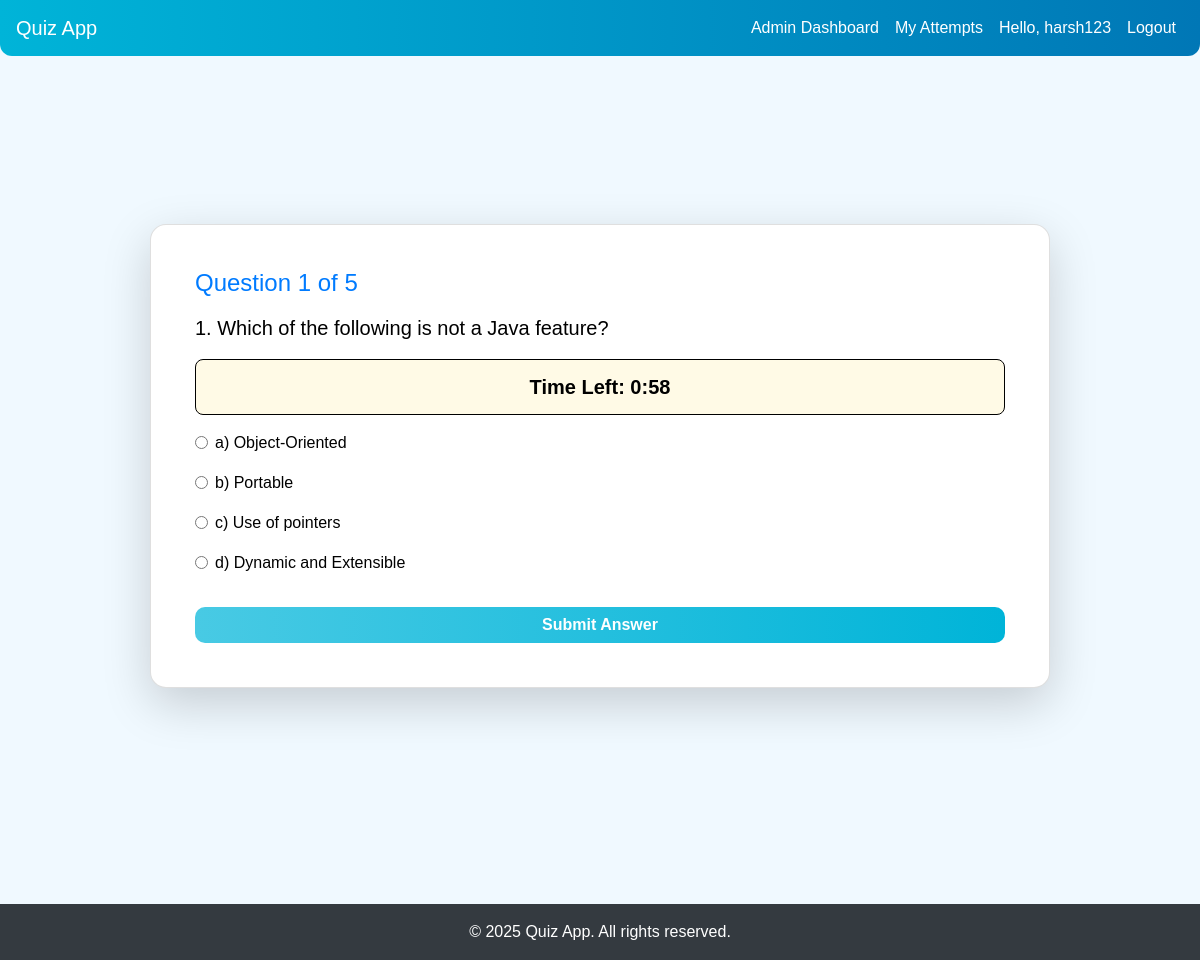
Screenshot of /quiz/attempt/ (signed in) with the database file from the repository.
### core/models.py (models this page shows, shortened)
class Question(models.Model):
    quiz = models.ForeignKey(Quiz, on_delete=models.CASCADE)
    text = models.TextField()

class Option(models.Model):
    question = models.ForeignKey(Question, on_delete=models.CASCADE, related_name='options')
    text = models.CharField(max_length=255)
    is_correct = models.BooleanField(default=False)

### core/views.py (the view, shortened to what this page needs)
# urls.py: path('quiz/attempt/', views.attempt_quiz, name='attempt_quiz'),
@login_required
def attempt_quiz(request):
    quiz_id = request.session.get('quiz_id')
    question_index = request.session.get('question_index', 0)
    quiz = get_object_or_404(Quiz, pk=quiz_id)
    questions = quiz.question_set.all()
    if question_index >= len(questions):
        return redirect('quiz_result')
    current_question = questions[question_index]
    options = current_question.options.all()
    return render(request, 'core/quiz_attempt.html', {
        'question': current_question,
        'options': options,
        'question_number': question_index + 1,
        'total_questions': len(questions),
    })

### templates/core/quiz_attempt.html (shortened to what this page needs)
{% extends 'core/base.html' %}
{% block content %}
<div class="d-flex justify-content-center align-items-center vh-100">
  <div class="card shadow-lg p-4" style="max-width: 900px; width: 100%;">
    <div class="card-body">
      <h4 class="mb-3 text-primary">Question {{ question_number }} of {{ total_questions }}</h4>
      <p class="lead">{{ question.text }}</p>
      <div class="alert alert-warning text-center fw-bold" id="timer" style="font-size: 20px;"></div>
      <form method="post" id="quiz-form">
        {% for option in options %}
          <div class="form-check mb-3">
            <input class="form-check-input" type="radio" name="option" id="option{{ option.id }}" value="{{ option.id }}">
            <label class="form-check-label" for="option{{ option.id }}">
              {{ option.text }}
            </label>
          </div>
        {% endfor %}
        <button type="submit" class="btn btn-primary w-100 mt-3">Submit Answer</button>
      </form>
    </div>
  </div>
</div>
{% endblock %}

### templates/core/base.html (shortened to what this page needs)
{% load static %}
<!DOCTYPE html>
<html lang="en">
<head>
    <link rel="stylesheet"
    href="https://stackpath.bootstrapcdn.com/bootstrap/4.5.2/css/bootstrap.min.css">
    <link rel="stylesheet" href="{% static 'core/style.css' %}">
</head>
<body>
    <nav class="navbar navbar-expand-lg">
      <a class="navbar-brand" href="{% url 'home' %}">Quiz App</a>
      <div class="collapse navbar-collapse" id="navbarNav">
          <ul class="navbar-nav ml-auto">
              {% if user.is_authenticated %}
                  {% if user.is_staff %}
                  <li class="nav-item">
                      <a class="nav-link" href="{% url 'admin_dashboard' %}">Admin Dashboard</a>
                  </li>
                  {% endif %}
                  <li class="nav-item">
                      <a class="nav-link" href="{% url 'my_attempts' %}">My Attempts</a>
                  </li>
                  <li class="nav-item">
                      <a class="nav-link">Hello, {{ user.username }}</a>
                  </li>
                  <li class="nav-item">
                      <a class="nav-link" href="{% url 'logout' %}">Logout</a>
                  </li>
              {% else %}
                  <li class="nav-item"><a class="nav-link" href="{% url 'login' %}">Login</a></li>
                  <li class="nav-item"><a class="nav-link" href="{% url 'register' %}">Register</a></li>
              {% endif %}
          </ul>
      </div>
    </nav>
    <div class="container">
        {% block content %}
        {% endblock %}
    </div>
   <footer class="bg-dark text-white text-center py-3 mt-5">
    &copy; 2025 Quiz App. All rights reserved.
   </footer>
</body>
</html>

### static/css/style.css (style rules this page uses)
body { background: #f0f9ff; font-family: "Poppins", sans-serif; color: #000; margin: 0; padding: 0; }
.navbar { background: linear-gradient(90deg, #00b4d8, #0077b6); border-radius: 0 0 12px 12px; }
.navbar a { color: #fff !important; font-weight: 500; transition: color 0.3s ease; }
.card { border-radius: 16px; background: #fff; box-shadow: 0 6px 20px rgba(0, 0, 0, 0.08); transition: transform 0.2s ease, box-shadow 0.2s ease; }
.btn-primary { background: linear-gradient(90deg, #48cae4, #00b4d8); border: none; border-radius: 10px; font-weight: 600; transition: all 0.3s ease; }
#timer { background: #fffae6; border: 1px solid #000; border-radius: 8px; font-weight: 600; color: #000; }
input, select, textarea { border-radius: 8px; border: 1px solid #ddd; padding: 8px 12px; }

### rows the page displays
Question: text "1. Which of the following is not a Java feature?"
Option: text "a) Object-Oriented"
Option: text "b) Portable"
Option: text "c) Use of pointers"
Option: text "d) Dynamic and Extensible"

### other values shown
{{ user.username }} "harsh123"
{{ question_number }} "1"
{{ total_questions }} "5"
